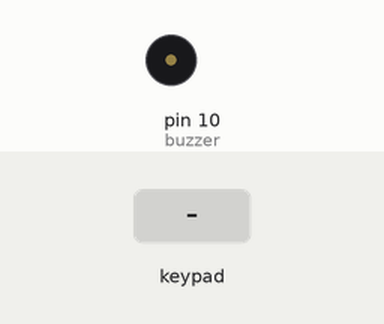
This sketch was run on a simulated Arduino Uno, built with avr-gcc and run on an emulated ATmega328P. On the bench: buzzer (waves = sounding). The inputs (shaded band) are chosen by the test bench. What the sketch prints to the serial monitor is not drawn.

Above: at 1.2 s.
1.3 s: keypad keys 9 8 7 6 pressed 0.4 s apart
At 1.7 s:
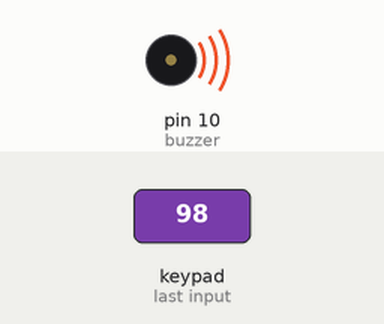
4.8 s: key 'A' pressed
At 6.1 s:
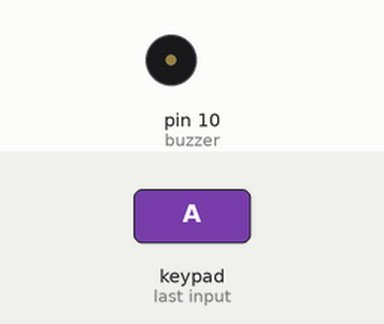
6.3 s: key 'B' pressed
At 6.7 s:
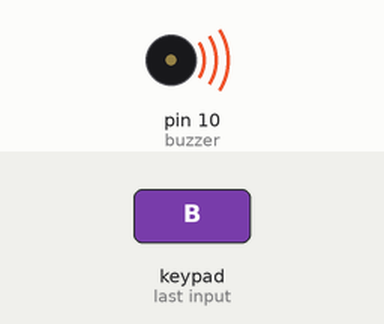
7.8 s: keypad keys 9 8 7 6 # pressed 0.4 s apart
At 11.1 s:
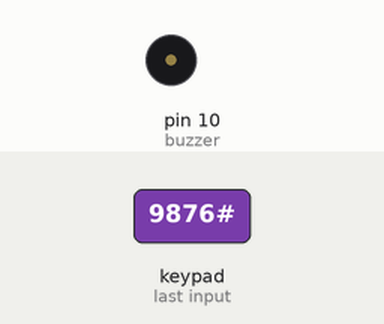
11.3 s: key 'C' pressed
At 11.7 s:
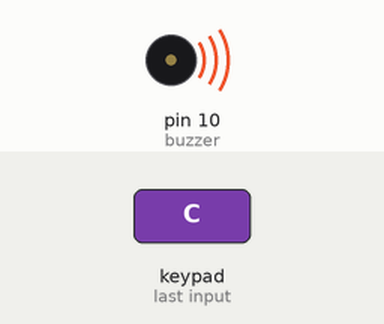
12.8 s: keypad keys 9 8 7 6 * pressed 0.4 s apart
At 15.7 s:
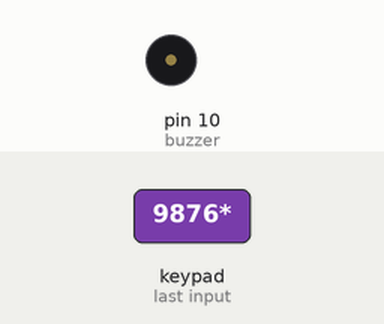
Timing chart, 0 to 17.2 s (numbered marks = the images above; inputs shaded):
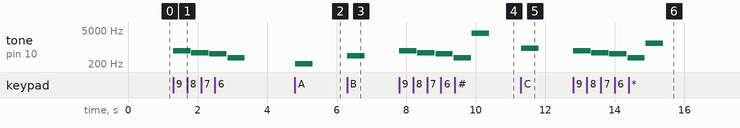

The sketch:

week_3_day_12.ino
```cpp
#include <Key.h>
#include <Keypad.h>

int buzzer = 10;

const byte ROWS = 4;
const byte COLS = 4;

char buttons[ROWS][COLS] ={
  {'1', '2', '3', 'A'},
  {'4', '5', '6', 'B'},
  {'7', '8', '9', 'C'},
  {'*', '0', '#', 'D'}
};

byte rowPins[ROWS] = {9, 8, 7, 6};
byte colPins[COLS] = {5, 4, 3, 2};

int tones[ROWS][COLS] = {
    {31, 93, 147, 208},
    {247, 311, 370, 440},
    {523, 587, 698, 880},
    {1397, 2637, 3729, 4978}
};


Keypad customKeypad = Keypad(makeKeymap(buttons), rowPins, colPins, 4, 4);


void setup() {
  pinMode(buzzer, OUTPUT);
  // put your setup code here, to run once:
  Serial.begin(9600);

}

void loop() {
  // put your main code here, to run repeatedly:
  int toneFreq = 0;

  char customKey = customKeypad.getKey();

  if(customKey) {
    Serial.println(customKey);
    Serial.print(": ");
    for (byte j=0; j<ROWS; j++) {
        for (byte i=0; i< COLS; i++) {
           if (customKey == buttons[j][i]) {
              toneFreq=tones[j][i];
              break;
           }
        }
    }

      tone(buzzer, toneFreq, 500);
      delay(500);
      noTone(buzzer);
  }
}
```

Measured:
- after the input at 1.3 s, tone on pin 10 (buzzer): plays 698 Hz for 0.50 s, 587 Hz for 0.50 s, 523 Hz for 0.50 s, 370 Hz for 0.50 s, starting at once
- after the input at 4.8 s, tone on pin 10 (buzzer): silent → 208 Hz at once, → silent 0.50 s later
- after the input at 6.3 s, tone on pin 10 (buzzer): silent → 440 Hz at once, → silent 0.50 s later
- after the input at 7.8 s, tone on pin 10 (buzzer): plays 698 Hz for 0.50 s, 587 Hz for 0.50 s, 523 Hz for 0.50 s, 370 Hz for 0.50 s, 3729 Hz for 0.50 s, starting at once
- after the input at 11.3 s, tone on pin 10 (buzzer): silent → 880 Hz at once, → silent 0.50 s later
- after the input at 12.8 s, tone on pin 10 (buzzer): plays 698 Hz for 0.50 s, 587 Hz for 0.50 s, 523 Hz for 0.50 s, 370 Hz for 0.50 s, 1397 Hz for 0.50 s, starting at once
